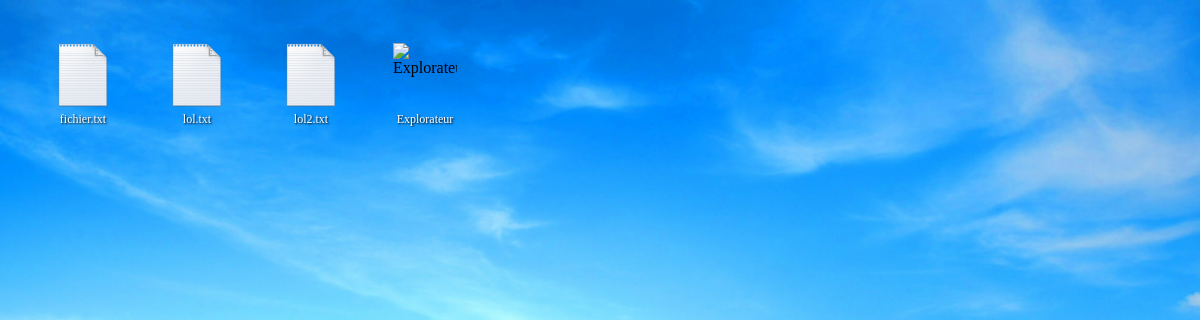
Screenshot of /desktop/ (signed in) with the database file from the repository.
### files/models.py (models this page shows, shortened)
class File(models.Model):
    name = models.CharField(max_length=255)
    file_type = models.CharField(max_length=50, choices=FILE_TYPE_CHOICES, default='txt')
    file_path = models.CharField(max_length=255, blank=True)
    user = models.ForeignKey(CustomUser, on_delete=models.CASCADE, related_name='files')
    file = models.FileField(upload_to=user_directory_path)

### desktop/views.py (the view)
# urls.py: path("", views.desktop_view, name="desktop"),
@login_required
def desktop_view(request):
    form = FileUploadForm()
    files = File.objects.filter(user_id=request.user.id)  # Afficher uniquement les fichiers de l'utilisateur connecté
    return render(request, 'desktop/desktop.html', {'files': files, 'form': form})

### desktop/templatetags/custom_filters.py (called while the page is built)
@register.filter
def basename(value):
    return os.path.basename(value)

### desktop/templates/desktop/desktop.html (shortened to what this page needs)
{% extends 'base.html' %}
{% load static %}
{% load custom_filters %}
{% block content %}
    <div class="desktop">
        {% for file in files %}
            {% if file.name|slice:":9" == "/Desktop/" %}
                <div class="file-icon" ondblclick="openFile('{{ file.id }}','{{ file.file_type }}', '{{ file.name }}', '{{ csrf_token }}')" onclick="selectIcon(this)">
                    <img src="{% static 'icons/' %}{{ file.file_type }}.png" alt="{{ file.file_type }}">
                    <div class="file-name">{{ file.name|basename }}</div>
                </div>
            {% endif %}
        {% empty %}
            <p style="color: white; text-shadow: 1px 1px 2px black;">Aucun fichier pour l'instant.</p>
        {% endfor %}
        <div class="file-icon" ondblclick="openExplorer('{{ csrf_token }}')"  onclick="selectIcon(this)">
            <img src="{% static 'icons/explorer.png' %}" alt="Explorateur">
            <div class="file-name">Explorateur</div>
        </div>
    </div>
{% endblock %}
{% block extra_head %}
    <link rel="stylesheet" type="text/css" href="{% static 'css/desktop.css' %}">
{% endblock %}

### desktop/static/css/desktop.css (style rules this page uses)
body { background: url('/static/images/background2.jpg') no-repeat center center fixed; background-size: cover; display: flex; flex-wrap: wrap; align-items: flex-start; justify-content: flex-start; height: 100vh; overflow: hidden; }
.desktop { position: relative; width: 100%; height: 100%; padding: 20px; }
.file-icon { width: 80px; text-align: center; margin: 10px; cursor: pointer; display: inline-block; padding: 5px; border-radius: 5px; transition: 'background 0.2s ease-in-out'; }
.file-icon img { width: 64px; height: 64px; display: block; margin: 0 auto; }
.file-name { font-size: 12px; color: white; text-shadow: 1px 1px 2px black; margin-top: 5px; white-space: nowrap; overflow: hidden; text-overflow: ellipsis; width: 80px; }

### rows the page displays
File: name|basename "fichier.txt"
File: name|basename "lol.txt"
File: name|basename "lol2.txt"
